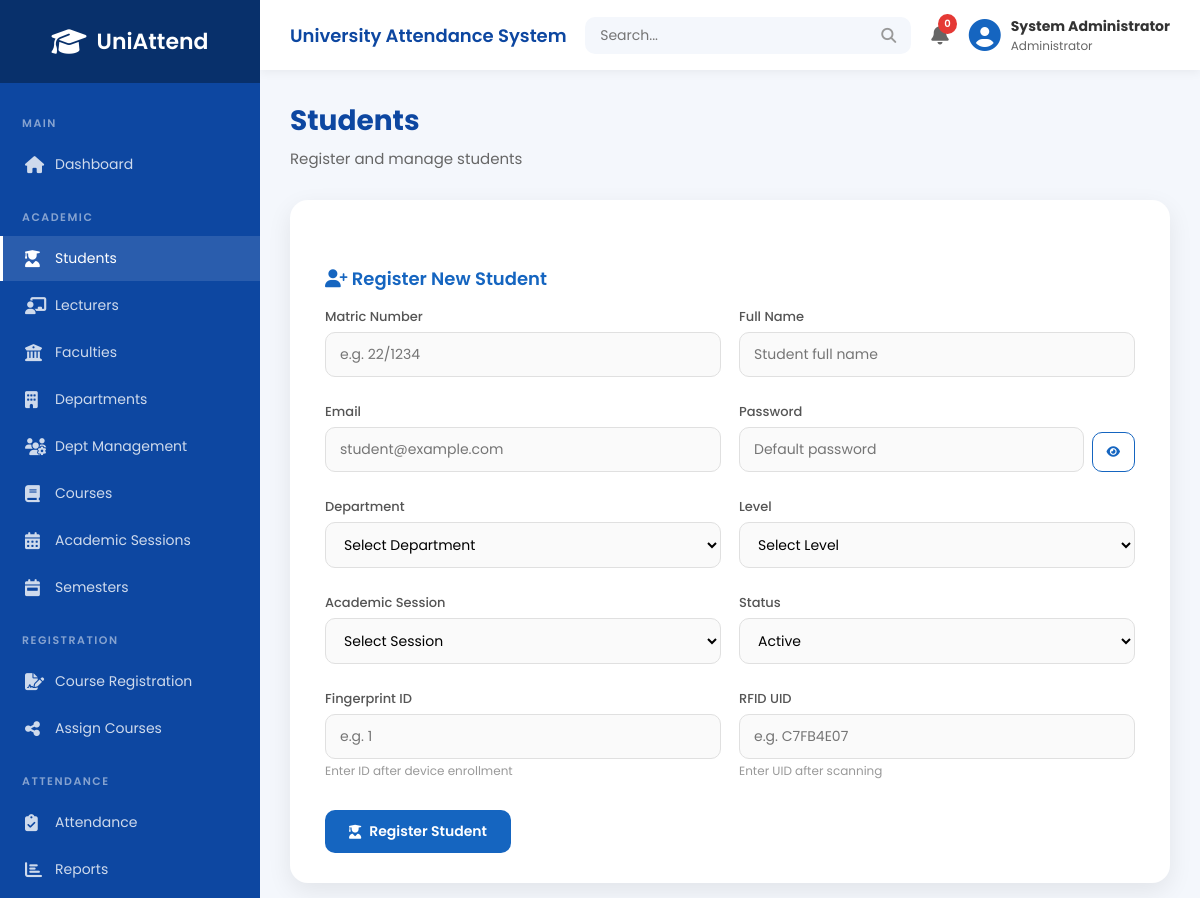
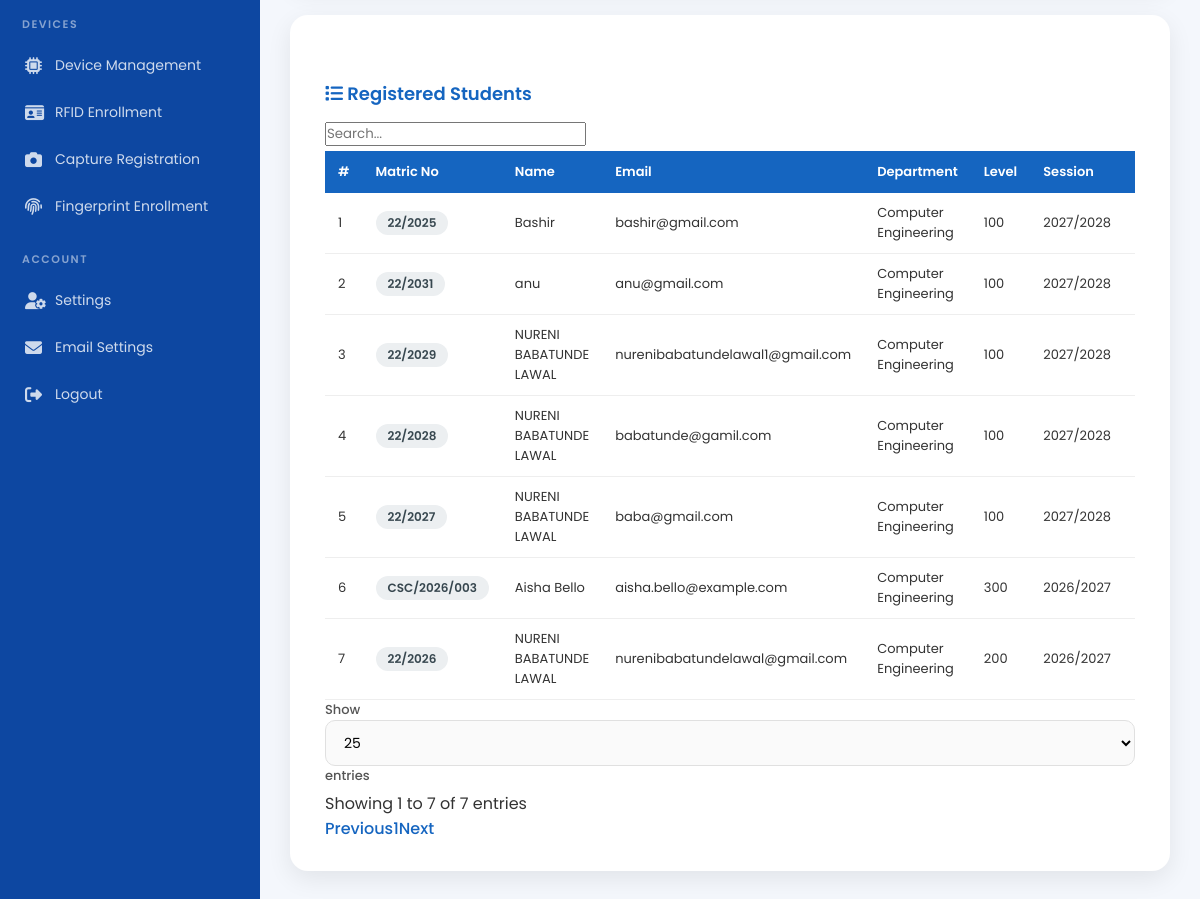
Screenshot of /admin/add_student.php (signed in) with the database file from the repository (2 pictures, top to bottom).
### tables this page shows
CREATE TABLE `students` (
  `id` int(11) NOT NULL,
  `matric_no` varchar(50) NOT NULL,
  `fullname` varchar(150) NOT NULL,
  `email` varchar(150) DEFAULT NULL,
  `password` varchar(255) NOT NULL,
  `phone` varchar(20) DEFAULT NULL,
  `gender` enum('Male','Female') DEFAULT NULL,
  `department_id` int(11) NOT NULL,
  `level` varchar(20) NOT NULL,
  `academic_session_id` int(11) NOT NULL,
  `fingerprint_id` int(11) DEFAULT NULL,
  `rfid_uid` varchar(100) DEFAULT NULL,
  `passport` varchar(255) DEFAULT NULL,
  `status` enum('Active','Inactive') DEFAULT 'Active',
  `created_at` timestamp NOT NULL DEFAULT current_timestamp()
);

CREATE TABLE `departments` (
  `id` int(11) NOT NULL,
  `faculty_id` int(11) NOT NULL,
  `department_name` varchar(150) NOT NULL,
  `created_at` timestamp NOT NULL DEFAULT current_timestamp()
);

CREATE TABLE `academic_sessions` (
  `id` int(11) NOT NULL,
  `session_name` varchar(20) NOT NULL,
  `created_at` timestamp NOT NULL DEFAULT current_timestamp()
);

### admin/add_student.php (the view, shortened to what this page needs)
<?php
require_once __DIR__ . '/../php/db_connect.php';
$students = mysqli_query($conn, "SELECT s.*, d.department_name, a.session_name FROM students s LEFT JOIN departments d ON s.department_id = d.id LEFT JOIN academic_sessions a ON s.academic_session_id = a.id ORDER BY s.id DESC");
include "includes/header.php";
include "includes/sidebar.php";
include "includes/navbar.php";
?>
<div class="main-content">
<div class="page-title"><h1>Students</h1><p>Register and manage students</p></div>
<div class="form-box">
<h3><i class="fas fa-user-plus"></i> Register New Student</h3>
<form method="POST">
<div class="form-row">
<div>
<label>Matric Number</label>
<input type="text" name="matric_no" placeholder="e.g. 22/1234" required>
</div>
<div>
<label>Full Name</label>
<input type="text" name="fullname" placeholder="Student full name" required>
</div>
</div>
<br>
<div class="form-row">
<div>
<label>Email</label>
<input type="email" name="email" placeholder="student@example.com" required>
</div>
<div>
<label>Password</label>
<div class="password-wrap" style="display:flex;gap:8px;">
<input type="password" name="password" placeholder="Default password" required style="flex:1;">
<button type="button" class="btn btn-sm btn-outline toggle-password" style="flex-shrink:0;"><i class="fas fa-eye"></i></button>
</div>
</div>
</div>
<br>
<div class="form-row">
<div>
<label>Department</label>
<select name="department_id" required>
<option value="">Select Department</option>
</select>
</div>
<div>
<label>Level</label>
<select name="level" required>
<option value="">Select Level</option>
</select>
</div>
</div>
<br>
<div class="form-row">
<div>
<label>Academic Session</label>
<select name="academic_session_id" required>
<option value="">Select Session</option>
</select>
</div>
<div>
<label>Status</label>
<select name="status" required>
<option value="Active">Active</option>
</select>
</div>
</div>
<br>
<div class="form-row">
<div>
<label>Fingerprint ID</label>
<input type="number" name="fingerprint_id" placeholder="e.g. 1">
<small>Enter ID after device enrollment</small>
</div>
<div>
<label>RFID UID</label>
<input type="text" name="rfid_uid" placeholder="e.g. C7FB4E07">
<small>Enter UID after scanning</small>
</div>
</div>
<br>
<button type="submit" class="btn btn-primary"><i class="fas fa-user-graduate"></i> Register Student</button>
</form>
</div>
<div class="form-box" style="margin-top:25px;">
<h3><i class="fas fa-list"></i> Registered Students</h3>
<div class="table-wrap">
<table class="datatable">
<thead>
<tr><th>#</th><th>Matric No</th><th>Name</th><th>Email</th><th>Department</th><th>Level</th><th>Session</th><th>Finger ID</th><th>RFID</th><th>Status</th></tr>
</thead>
<tbody>
<?php $i=1; while ($s = mysqli_fetch_assoc($students)) { ?>
<tr>
<td><?php echo $i++; ?></td>
<td><span class="badge badge-dark"><?php echo $s['matric_no']; ?></span></td>
<td><?php echo $s['fullname']; ?></td>
<td><?php echo $s['email']; ?></td>
<td><?php echo $s['department_name']; ?></td>
<td><?php echo $s['level']; ?></td>
<td><?php echo $s['session_name']; ?></td>
<td><?php echo $s['fingerprint_id'] ?: '-'; ?></td>
</tr>
<?php } ?>
</tbody>
</table>
</div>
</div>
</div>
<?php include "includes/footer.php"; ?>

### admin/assets/css/style.css (style rules this page uses)
:root { --primary: #1565c0; --primary-dark: #0d47a1; --primary-light: #42a5f5; --sidebar-bg: #0d47a1; --sidebar-dark: #08306b; --success: #4caf50; --success-bg: #e8f5e9; --success-text: #2e7d32; --danger: #e53935; --danger-bg: #ffebee; --danger-text: #c62828; --warning: #fb8c00; --warning-bg: #fff3e0; --warning-text: #e65100; --info: #2196f3; --info-bg: #e3f2fd; --info-text: #1565c0; --purple: #8e24aa; --dark: #37474f; --bg: #f4f7fc; --card-bg: #ffffff; --text: #333; --text-light: #666; --border: #e0e0e0; --radius: 18px; --radius-sm: 10px; --shadow: 0 8px 25px rgba(0,0,0,.08); --shadow-hover: 0 12px 35px rgba(0,0,0,.12); --transition: .3s; }
* { margin:0; padding:0; box-sizing:border-box; font-family:'Poppins',sans-serif; }
body { background:var(--bg); color:var(--text); min-height:100vh; }
.main-content { margin-left:260px; padding:30px; width:calc(100% - 260px); }
.page-title { margin-bottom:25px; }
.page-title h1 { font-size:28px; font-weight:700; color:var(--primary-dark); }
.page-title p { margin-top:5px; color:var(--text-light); font-size:15px; }
.form-box { max-width:1100px; margin:30px auto; background:var(--card-bg); padding:30px 35px; border-radius:var(--radius); box-shadow:var(--shadow); }
.form-box h3 { font-size:18px; font-weight:600; color:var(--primary); margin:25px 0 15px; padding-top:10px; }
.form-box label { display:block; font-weight:500; font-size:13px; color:#555; margin-bottom:5px; }
.form-box input[type="text"], .form-box input[type="email"], .form-box input[type="password"], .form-box input[type="number"], .form-box input[type="date"], .form-box input[type="tel"], .form-box select { width:100%; padding:11px 14px; border:1.5px solid var(--border); border-radius:var(--radius-sm); font-size:14px; outline:none; transition:var(--transition); background:#fafafa; }
.form-box small { display:block; color:#999; font-size:12px; margin-top:3px; }
.form-row { display:grid; grid-template-columns:1fr 1fr; gap:18px; }
.btn { display:inline-flex; align-items:center; gap:8px; padding:11px 24px; border:none; border-radius:var(--radius-sm); font-size:14px; font-weight:600; cursor:pointer; transition:var(--transition); text-decoration:none; }
.btn-primary { background:var(--primary); color:#fff; }
.btn-sm { padding:7px 14px; font-size:12px; }
.btn-outline { background:transparent; color:var(--primary); border:1.5px solid var(--primary); }
.form-box .btn { margin-top:5px; }
.table-wrap { overflow-x:auto; margin-top:15px; }
.form-box table, .dashboard-box table { width:100%; border-collapse:collapse; font-size:13px; }
.form-box table th, .dashboard-box table th { background:var(--primary); color:#fff; padding:11px 13px; text-align:left; font-weight:600; white-space:nowrap; }
.form-box table td, .dashboard-box table td { padding:10px 13px; border-bottom:1px solid #eee; vertical-align:middle; }
.badge { display:inline-block; padding:3px 12px; border-radius:20px; font-size:12px; font-weight:600; text-align:center; }
.badge-dark { background:#eceff1; color:#37474f; }
.fade-in { animation:fadeIn .4s ease; }

### rows the page displays
students: matric_no "22/2025", fullname "Bashir", email "bashir@gmail.com", department.department_name "Computer Engineering", level "100", academic_session.session_name "2027/2028"
students: matric_no "22/2031", fullname "anu", email "anu@gmail.com", department.department_name "Computer Engineering", level "100", academic_session.session_name "2027/2028"
students: matric_no "22/2029", fullname "NURENI BABATUNDE LAWAL", email "nurenibabatundelawal1@gmail.com", department.department_name "Computer Engineering", level "100", academic_session.session_name "2027/2028"
students: matric_no "22/2028", fullname "NURENI BABATUNDE LAWAL", email "babatunde@gamil.com", department.department_name "Computer Engineering", level "100", academic_session.session_name "2027/2028"
students: matric_no "22/2027", fullname "NURENI BABATUNDE LAWAL", email "baba@gmail.com", department.department_name "Computer Engineering", level "100", academic_session.session_name "2027/2028"
students: matric_no "CSC/2026/003", fullname "Aisha Bello", email "aisha.bello@example.com", department.department_name "Computer Engineering", level "300", academic_session.session_name "2026/2027"
students: matric_no "22/2026", fullname "NURENI BABATUNDE LAWAL", email "nurenibabatundelawal@gmail.com", department.department_name "Computer Engineering", level "200", academic_session.session_name "2026/2027"

### other values shown
$_SESSION['fullname'] "System Administrator"
